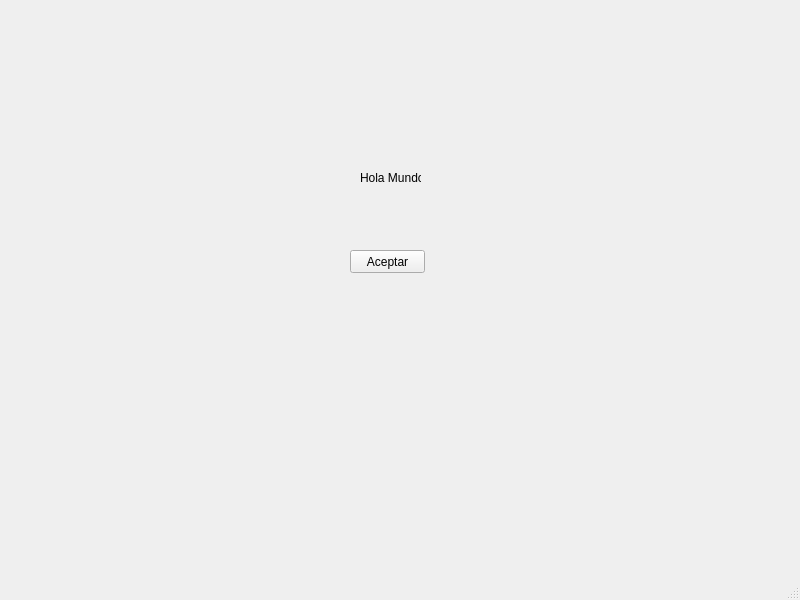
<?xml version="1.0" encoding="UTF-8"?>
<ui version="4.0">
 <class>MainWindow</class>
 <widget class="QMainWindow" name="MainWindow">
  <property name="geometry">
   <rect>
    <x>0</x>
    <y>0</y>
    <width>800</width>
    <height>600</height>
   </rect>
  </property>
  <property name="windowTitle">
   <string>MainWindow</string>
  </property>
  <widget class="QWidget" name="centralwidget">
   <widget class="QLabel" name="label">
    <property name="geometry">
     <rect>
      <x>360</x>
      <y>170</y>
      <width>61</width>
      <height>16</height>
     </rect>
    </property>
    <property name="text">
     <string>Hola Mundo</string>
    </property>
   </widget>
   <widget class="QPushButton" name="pushButton">
    <property name="geometry">
     <rect>
      <x>350</x>
      <y>250</y>
      <width>75</width>
      <height>23</height>
     </rect>
    </property>
    <property name="text">
     <string>Aceptar</string>
    </property>
   </widget>
  </widget>
  <widget class="QMenuBar" name="menubar">
   <property name="geometry">
    <rect>
     <x>0</x>
     <y>0</y>
     <width>800</width>
     <height>21</height>
    </rect>
   </property>
  </widget>
  <widget class="QStatusBar" name="statusbar"/>
 </widget>
 <resources/>
 <connections/>
</ui>
